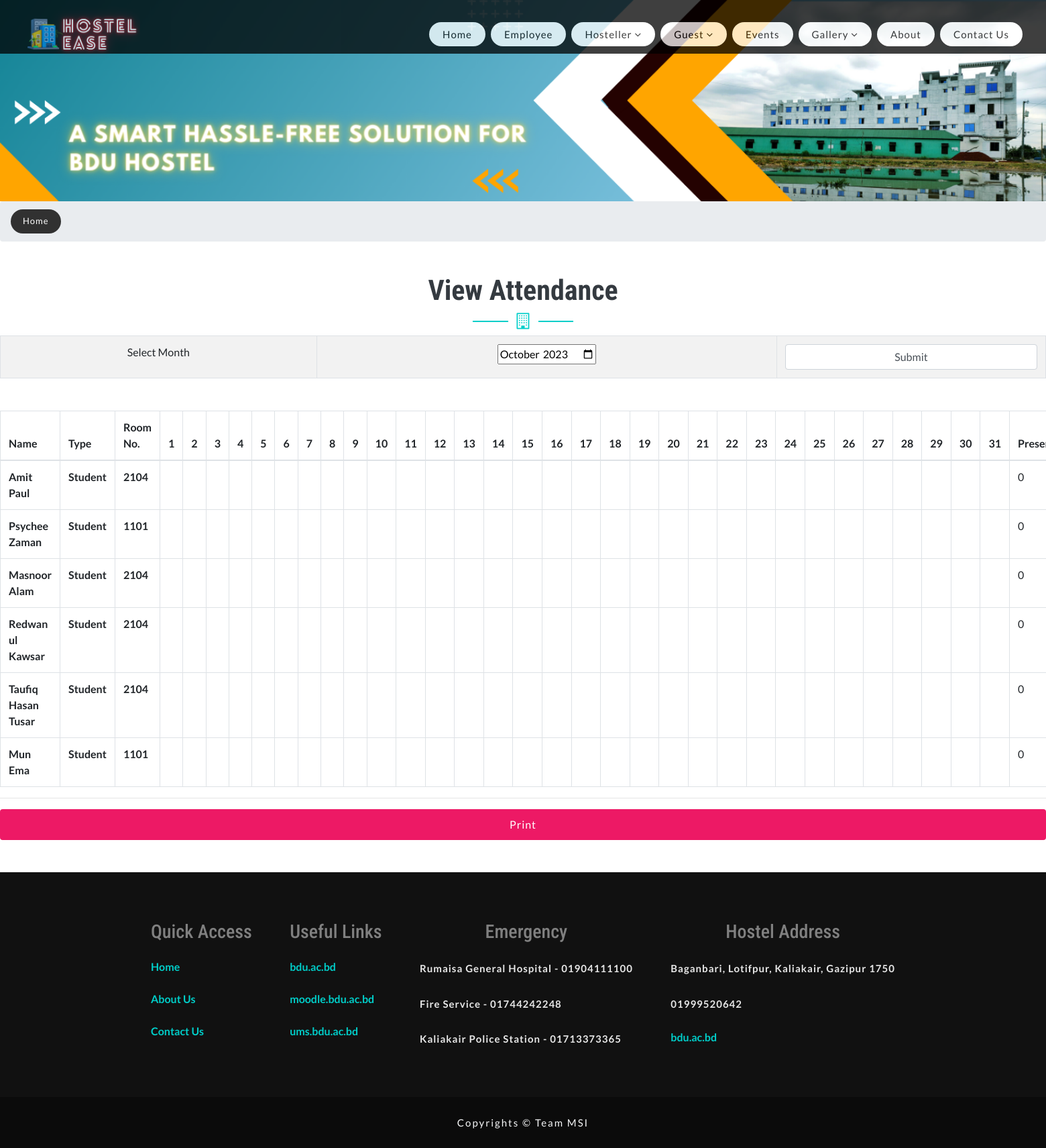
/viewattendance.php, run on the app's committed database.
### tables this page shows
CREATE TABLE `admission` (
  `admission_id` int(10) NOT NULL,
  `hostellerid` int(10) NOT NULL,
  `room_id` int(10) NOT NULL,
  `start_date` date NOT NULL,
  `end_date` date NOT NULL,
  `status` varchar(10) NOT NULL
);

CREATE TABLE `hosteller` (
  `hostellerid` int(10) NOT NULL,
  `hostellertype` varchar(15) NOT NULL COMMENT 'Student',
  `name` varchar(50) NOT NULL,
  `emailid` varchar(50) NOT NULL,
  `password` varchar(100) NOT NULL,
  `dob` date NOT NULL,
  `father_name` varchar(50) NOT NULL,
  `mother_name` varchar(50) NOT NULL,
  `address` text NOT NULL,
  `contact_no` varchar(15) NOT NULL,
  `status` varchar(10) NOT NULL,
  `place_belong` varchar(30) NOT NULL,
  `cocurricular_activities` text NOT NULL,
  `session` varchar(30) NOT NULL,
  `gender` varchar(30) NOT NULL
);

CREATE TABLE `room` (
  `room_id` int(10) NOT NULL,
  `block_id` int(10) NOT NULL,
  `fee_str_id` int(10) NOT NULL,
  `room_no` int(10) NOT NULL,
  `no_of_beds` int(5) NOT NULL,
  `description` text NOT NULL,
  `status` varchar(10) NOT NULL
);

### viewattendance.php (the view, shortened to what this page needs)
<?php
include("header.php");
?>
	</div>
	<div class="breadcrumb-agile">
		<ol class="breadcrumb m-0">
			<li class="breadcrumb-item">
				<a href="index.php">Home</a>
			</li>
		</ol>
	</div>
	<section class="contact-wthree py-5" id="contact">
		<div class="">
			<div class="title text-center mb-sm-5 mb-4">
				<h3 class="title-w3 text-bl text-center font-weight-bold">View Attendance</h3>
				<div class="arrw">
					<i class="fa fa-building-o" aria-hidden="true"></i>
				</div>
<form method="get" action="" >
<table class="table table-striped table-bordered"  style="background-color: white;">
	<tr>
		<td>Select Month</td><td><input type="month" name="month" max="<?php echo date("Y-m"); ?>" value="<?php
		if(isset($_GET['month']))
		{
		echo $_GET['month'];
		}
		else
		{
			echo date("Y-m");
		}
		?>" ></td><td><input type="submit" name="submit" class="form-control"></td>
	</tr>
</table>
</form>
<?php
		if(isset($_GET['month']))
		{
$noofdaysinmonth = date("t",strtotime($_GET['month']));
		}
		else
		{
$noofdaysinmonth = date("t",strtotime(date("Y-m")));
		}
?>
			</div>
			<div class="">
				<div class="">
					<div class="">
<div id="attprint">
<table  class="table  table-bordered" style="background-color: white;">
	<thead>
		<tr>
			<th>Name</th>
			<th>Type</th>
			<th>Room No.</th>
			<?php
			for($i=1; $i<=$noofdaysinmonth; $i++)
			{
				echo "<th>$i</th>";
			}
			?>
			<th>Present</th>
		</tr>
	</thead>
	<tbody>
<?php
$dt = date("Y-m-d");
$sql ="SELECT * FROM `admission` left join hosteller on admission.hostellerid=hosteller.hostellerid LEFT JOIN room ON room.room_id=admission.room_id where '$dt' BETWEEN admission.start_date AND admission.end_date AND admission.status='Active'";
$qsql =mysqli_query($con,$sql);
while($rs = mysqli_fetch_array($qsql))
{
?>
		<tr>
			<th><?php echo $rs['name']; ?></th>
			<th><?php echo $rs['hostellertype']; ?></th>
			<th><?php echo $rs['room_no']; ?></th>
			<?php
			$p=0;
			for($i=1; $i<=$noofdaysinmonth; $i++)
			{
					echo "<td>";
					echo "</td>";
			}
			?>
			<td><?php echo $p; ?></td>
		</tr>
<?php
}
?>
	</tbody>
</table>
</div>
<hr>
<button type="button" name="submit" class="btn btn-w3layouts w-100" onclick="printme('attprint')">Print</button>
					</div>
				</div>
			</div>
		</div>
	</section>
	<?php
	include("footer.php");
	?>

### css/style.css (style rules this page uses)
body { padding: 0; margin: 0; background: #FFF; font-family: 'Lato', sans-serif; }
body a, body button { transition: 0.5s all; -webkit-transition: 0.5s all; -moz-transition: 0.5s all; -o-transition: 0.5s all; -ms-transition: 0.5s all; text-decoration: none; }
html { scroll-behavior: smooth; }
h1, h2, h3, h4, h5, h6 { margin: 0; padding: 0; font-family: 'Roboto Condensed', sans-serif; }
ul, ol { margin: 0; padding: 0; }
.text-bl { color: #343a40; }
li>a:only-child:after { content: ''; }
h3.title-w3 { font-size: 42px; }
.arrw { width: 150px; height: 2px; background: #00cec9; text-align: center; margin: 20px auto; position: relative; }
.arrw i { color: #00cec9; font-size: 24px; background: #fff; position: absolute; left: 0; right: 0; top: -12px; width: 30%; margin: 0 auto; }
.breadcrumb li a { color: #fff; background: #313131; padding: 8px 18px; display: inline-block; border-radius: 25px; font-size: 13px; letter-spacing: 1px; }
.contact-wthree { background: url(../images/bg5.png) repeat top; background-size: contain; -webkit-background-size: contain; -o-background-size: contain; -moz-background-size: contain; -ms-background-size: contain; }
button.btn.btn-w3layouts { outline: none; padding: 11px 40px; font-size: 16px; color: #fff; background: #ed1965; border: none; letter-spacing: 1px; -webkit-transition: 0.5s all; -moz-transition: 0.5s all; -o-transition: 0.5s all; -ms-transition: 0.5s all; transition: 0.5s all; }

### data on the page
admission: hostellerid.name "Amit Paul", hostellerid.hostellertype "Student", room.room_no "2104", p "0"
admission: hostellerid.name "Psychee Zaman", hostellerid.hostellertype "Student", room.room_no "1101", p "0"
admission: hostellerid.name "Masnoor Alam", hostellerid.hostellertype "Student", room.room_no "2104", p "0"
admission: hostellerid.name "Redwan ul Kawsar", hostellerid.hostellertype "Student", room.room_no "2104", p "0"
admission: hostellerid.name "Taufiq Hasan Tusar", hostellerid.hostellertype "Student", room.room_no "2104", p "0"
admission: hostellerid.name "Mun Ema", hostellerid.hostellertype "Student", room.room_no "1101", p "0"
